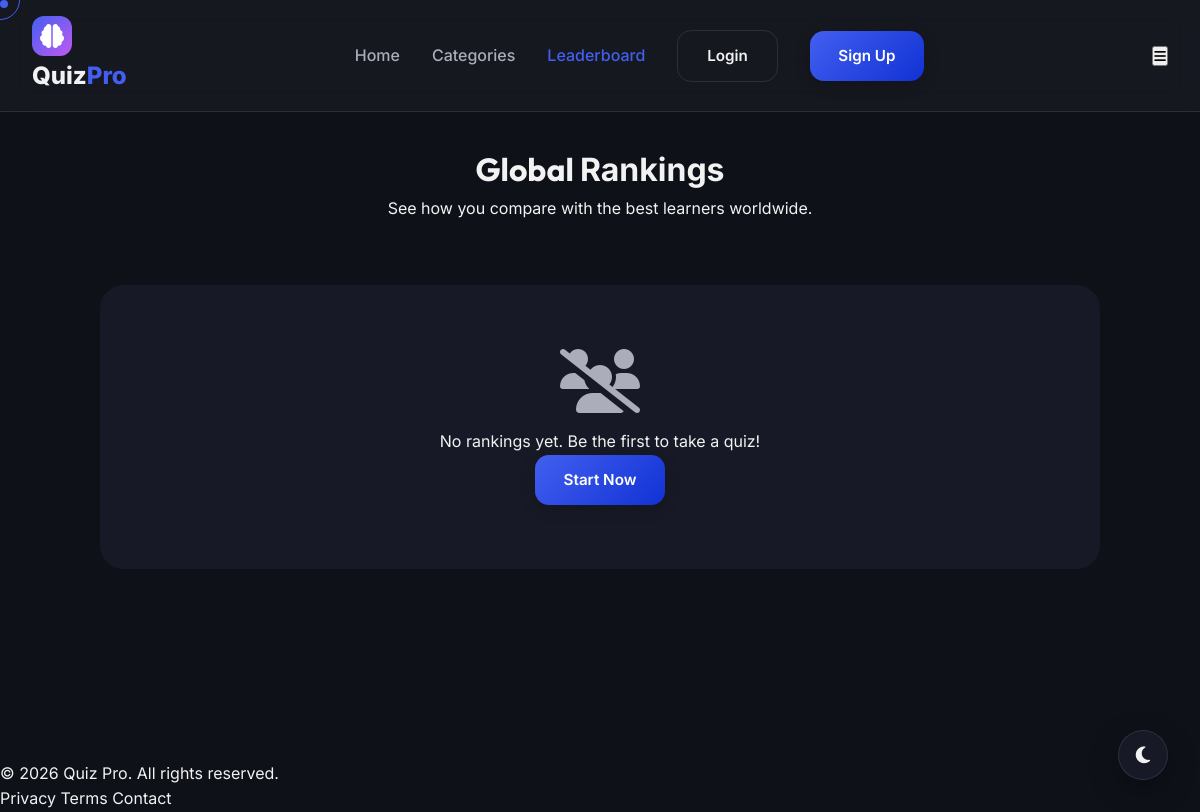
The app's page /leaderboard/, older data.
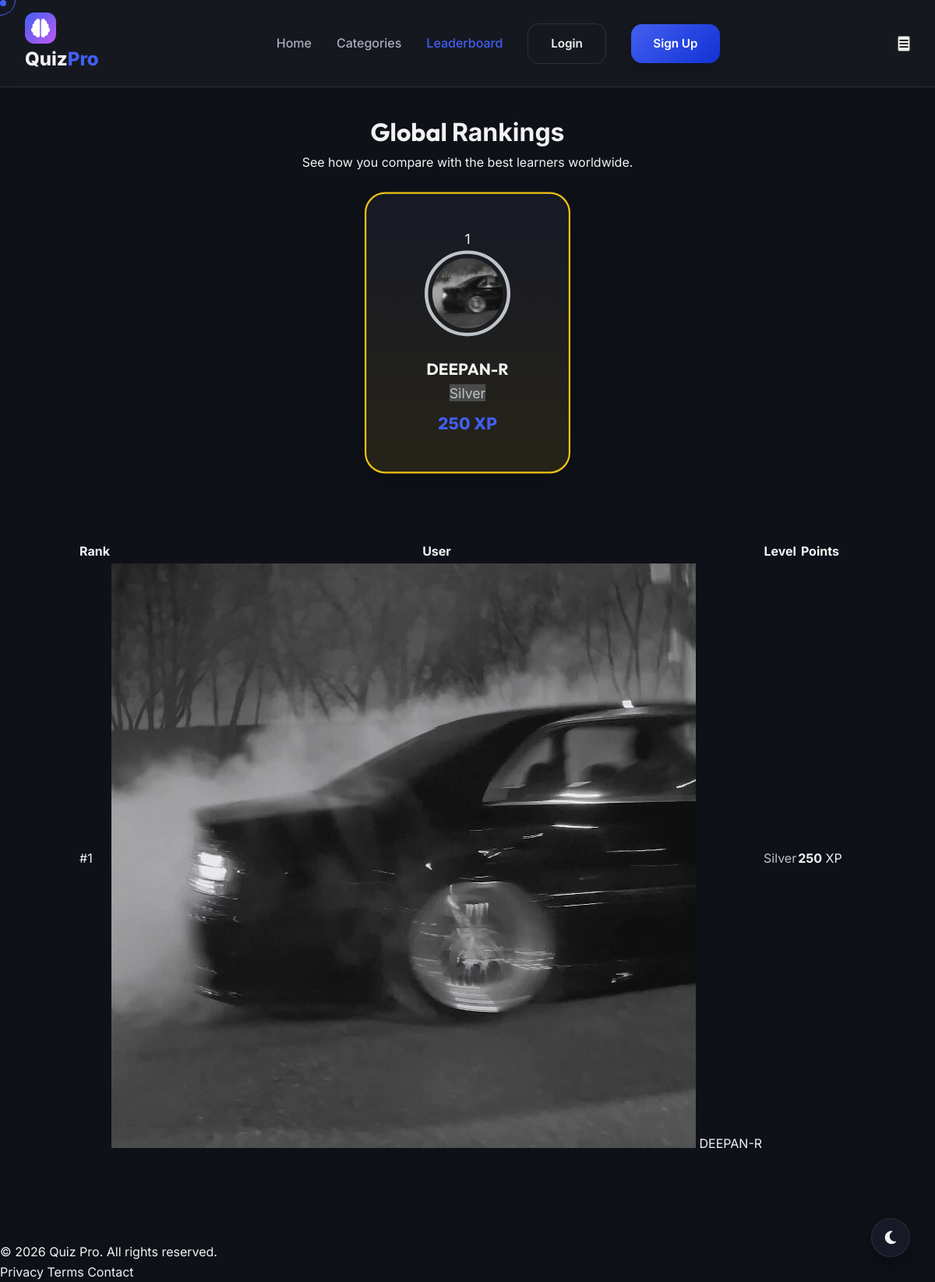
The same page, newer data.
### users/models.py (models this page shows, shortened)
class User(AbstractUser):
    ROLE_CHOICES = (
        ('admin', 'Admin'),
        ('user', 'User'),
    )
    role = models.CharField(max_length=10, choices=ROLE_CHOICES, default='user')
    email_verified = models.BooleanField(default=False)
    is_2fa_enabled = models.BooleanField(default=False)
    failed_login_attempts = models.IntegerField(default=0)
    last_login_attempt = models.DateTimeField(null=True, blank=True)
    is_locked = models.BooleanField(default=False)

class Profile(models.Model):
    user = models.OneToOneField(User, on_delete=models.CASCADE, related_name='profile')
    avatar = models.ImageField(upload_to='avatars/', null=True, blank=True)
    bio = models.TextField(max_length=500, blank=True)
    points = models.IntegerField(default=0)
    @property
    def get_rank(self):
        if self.points >= 5000: return 'Legend'
        if self.points >= 2500: return 'Diamond'
        if self.points >= 1000: return 'Platinum'
        if self.points >= 500: return 'Gold'
        if self.points >= 200: return 'Silver'
        if self.points >= 100: return 'Bronze'
        return 'Beginner'
    @property
    def rank_color(self):
        colors = {
            'Legend': '#ff3e3e', 'Diamond': '#3498db', 'Platinum': '#1abc9c',
            'Gold': '#f1c40f', 'Silver': '#bdc3c7', 'Bronze': '#cd7f32', 'Beginner': '#95a5a6'
        }
        return colors.get(self.get_rank, '#95a5a6')
    streak = models.IntegerField(default=0)
    last_quiz_date = models.DateField(null=True, blank=True)
    language_preference = models.CharField(max_length=10, default='en', choices=(('en', 'English'), ('ta', 'Tamil')))

### core/views.py (the view)
# urls.py: path('leaderboard/', views.leaderboard, name='leaderboard'),
def leaderboard(request):
    top_users = User.objects.filter(profile__isnull=False).order_by('-profile__points')[:10]
    user_rank = None
    if request.user.is_authenticated:
        all_ranks = User.objects.filter(profile__isnull=False).order_by('-profile__points')
        for i, u in enumerate(all_ranks):
            if u == request.user:
                user_rank = i + 1
                break
    return render(request, 'core/leaderboard.html', {
        'top_users': top_users,
        'user_rank': user_rank
    })

### templates/core/leaderboard.html (shortened to what this page needs)
{% extends 'base.html' %}
{% load static %}
{% block content %}
<div class="leaderboard-container">
    <div class="leaderboard-header">
        <h1>Global <span>Rankings</span></h1>
        <p>See how you compare with the best learners worldwide.</p>
    </div>
    <div class="top-three">
        {% if top_users %}
        {% for u in top_users %}
        {% if forloop.counter <= 3 %} <div class="rank-card rank-{{ forloop.counter }}"
            style="order: {% if forloop.counter == 1 %}2{% elif forloop.counter == 2 %}1{% else %}3{% endif %};">
            <div class="rank-badge">{{ forloop.counter }}</div>
            <div class="avatar-container" style="border-color: {{ u.profile.rank_color }}">
                <img src="{% if u.profile.avatar %}{{ u.profile.avatar.url }}{% else %}{% static 'images/default-avatar.png' %}{% endif %}"
                    alt="{{ u.username }}">
            </div>
            <h3>{{ u.username }}</h3>
            <span class="badge" style="background: {{ u.profile.rank_color }}44; color: {{ u.profile.rank_color }}">
                {{ u.profile.get_rank }}
            </span>
            <p class="points">{{ u.profile.points }} XP</p>
    </div>
    {% endif %}
    {% endfor %}
    {% else %}
    <div class="no-data-msg">
        <i class="fas fa-users-slash"></i>
        <p>No rankings yet. Be the first to take a quiz!</p>
        <a href="{% url 'category_list' %}" class="btn btn-primary mt-3">Start Now</a>
    </div>
    {% endif %}
</div>
<div class="leaderboard-list">
    {% if top_users %}
    <table class="rank-table">
        <thead>
            <tr>
                <th>Rank</th>
                <th>User</th>
                <th>Level</th>
                <th>Points</th>
            </tr>
        </thead>
        <tbody>
            {% for u in top_users %}
            <tr {% if u == request.user %}class="current-user" {% endif %}>
                <td>#{{ forloop.counter }}</td>
                <td class="user-cell">
                    <img src="{% if u.profile.avatar %}{{ u.profile.avatar.url }}{% else %}{% static 'images/default-avatar.png' %}{% endif %}"
                        alt="">
                    <span>{{ u.username }}</span>
                </td>
                <td><span class="rank-text" style="color: {{ u.profile.rank_color }}">{{ u.profile.get_rank }}</span>
                </td>
                <td><strong>{{ u.profile.points }}</strong> XP</td>
            </tr>
            {% endfor %}
        </tbody>
    </table>
    {% endif %}
</div>
</div>
{% endblock %}

### templates/base.html (shortened to what this page needs)
{% load static %}
<!DOCTYPE html>
<html lang="en" data-theme="dark">
<head>
    <link rel="stylesheet" href="{% static 'css/style.css' %}">
    <link rel="stylesheet" href="https://cdnjs.cloudflare.com/ajax/libs/font-awesome/6.4.0/css/all.min.css">
</head>
<body>
    <div class="cursor"></div>
    <div class="cursor-follower"></div>
    <div class="app-container">
        <nav class="navbar">
            <div class="nav-content">
                <a href="{% url 'home' %}" class="logo magnetic">
                    <span class="logo-icon"><i class="fas fa-brain"></i></span>
                    <span class="logo-text">Quiz<span>Pro</span></span>
                </a>
                <div class="nav-links">
                    <a href="{% url 'home' %}"
                        class="nav-link {% if request.resolver_match.url_name == 'home' %}active{% endif %}">Home</a>
                    <a href="{% url 'category_list' %}" class="nav-link">Categories</a>
                    <a href="{% url 'leaderboard' %}"
                        class="nav-link {% if request.resolver_match.url_name == 'leaderboard' %}active{% endif %}">Leaderboard</a>
                    {% if user.is_authenticated %}
                    <a href="{% url 'achievements' %}"
                        class="nav-link {% if request.resolver_match.url_name == 'achievements' %}active{% endif %}">Achievements</a>
                    <a href="{% url 'dashboard' %}"
                        class="nav-link {% if request.resolver_match.url_name == 'dashboard' %}active{% endif %}">Dashboard</a>
                    {% if user.is_staff %}
                    <a href="{% url 'admin_dashboard' %}" class="nav-link"><i class="fas fa-lock"></i> Admin Panel</a>
                    {% endif %}
                    <div class="user-menu">
                        <img src="{% if user.profile.avatar %}{{ user.profile.avatar.url }}{% else %}{% static 'images/default-avatar.png' %}{% endif %}"
                            alt="Profile" class="nav-avatar">
                        <div class="dropdown">
                            <a href="{% url 'profile' %}">Profile</a>
                            <a href="{% url 'achievements' %}">Badges</a>
                            <form action="{% url 'logout' %}" method="post" style="display: inline;">
                                {% csrf_token %}
                                <button type="submit" class="logout-btn">Logout</button>
                            </form>
                        </div>
                    </div>
                    {% else %}
                    <a href="{% url 'login' %}" class="btn btn-outline magnetic">Login</a>
                    <a href="{% url 'register' %}" class="btn btn-primary magnetic">Sign Up</a>
                    {% endif %}
                </div>
                <button class="mobile-menu-toggle">
                    <i class="fas fa-bars"></i>
                </button>
            </div>
        </nav>
        <main class="content-wrapper">
            {% block content %}{% endblock %}
        </main>
        <footer class="footer">
            <div class="footer-content">
                <p>&copy; 2026 Quiz Pro. All rights reserved.</p>
                <div class="footer-links">
                    <a href="#">Privacy</a>
                    <a href="#">Terms</a>
                    <a href="#">Contact</a>
                </div>
            </div>
        </footer>
    </div>
    <div class="theme-switcher">
        <button id="theme-toggle" title="Toggle Light/Dark Mode">
            <i class="fas fa-moon"></i>
        </button>
    </div>
</body>
</html>

### static/css/style.css (style rules this page uses)
:root { --primary-h: 230; --primary-s: 85%; --primary-l: 60%; --primary: hsl(var(--primary-h), var(--primary-s), var(--primary-l)); --primary-dark: hsl(var(--primary-h), var(--primary-s), 45%); --primary-light: hsl(var(--primary-h), var(--primary-s), 75%); --accent: hsl(280, 85%, 65%); --bg-dark: hsl(230, 25%, 8%); --bg-card: hsl(230, 25%, 12%); --bg-card-hover: hsl(230, 25%, 16%); --text-main: hsl(0, 0%, 95%); --text-muted: hsl(230, 10%, 70%); --border: hsl(230, 20%, 20%); --glass: rgba(255, 255, 255, 0.03); --glass-border: rgba(255, 255, 255, 0.1); --shadow-sm: 0 2px 4px rgba(0, 0, 0, 0.1); --shadow-md: 0 4px 12px rgba(0, 0, 0, 0.2); --shadow-lg: 0 10px 30px rgba(0, 0, 0, 0.3); --radius-sm: 8px; --radius-md: 14px; --radius-lg: 24px; --transition: all 0.3s cubic-bezier(0.4, 0, 0.2, 1); }
* { margin: 0; padding: 0; box-sizing: border-box; font-family: 'Inter', sans-serif; }
body { background-color: var(--bg-dark); color: var(--text-main); line-height: 1.6; overflow-x: hidden; transition: var(--transition); }
h1, h2, h3, h4, h5, h6 { font-family: 'Outfit', sans-serif; font-weight: 700; }
a { text-decoration: none; color: inherit; transition: var(--transition); }
.app-container { min-height: 100vh; display: flex; flex-direction: column; }
.content-wrapper { flex: 1; padding: 2rem; max-width: 1400px; margin: 0 auto; width: 100%; }
.navbar { background: var(--glass); backdrop-filter: blur(12px); border-bottom: 1px solid var(--glass-border); padding: 1rem 2rem; position: sticky; top: 0; z-index: 1000; }
.nav-content { max-width: 1400px; margin: 0 auto; display: flex; justify-content: space-between; align-items: center; }
.logo { display: flex; align-items: center; gap: 0.8rem; font-size: 1.5rem; font-weight: 800; font-family: 'Outfit', sans-serif; }
.logo-icon { background: linear-gradient(135deg, var(--primary), var(--accent)); width: 40px; height: 40px; display: flex; align-items: center; justify-content: center; border-radius: 12px; color: white; box-shadow: 0 4px 15px rgba(var(--primary-h), var(--primary-s), 50%, 0.3); }
.logo-text span { color: var(--primary); }
.nav-links { display: flex; align-items: center; gap: 2rem; }
.nav-link { font-weight: 500; color: var(--text-muted); }
.nav-link:hover, .nav-link.active { color: var(--primary); }
.btn { padding: 0.8rem 1.8rem; border-radius: var(--radius-md); font-weight: 600; cursor: pointer; border: none; display: inline-flex; align-items: center; gap: 0.6rem; font-size: 0.95rem; }
.btn-primary { background: linear-gradient(135deg, var(--primary), var(--primary-dark)); color: white; box-shadow: 0 4px 15px rgba(0, 0, 0, 0.2); }
.btn-outline { background: transparent; border: 1px solid var(--glass-border); color: var(--text-main); }
.theme-switcher { position: fixed; bottom: 2rem; right: 2rem; z-index: 1000; }
#theme-toggle { width: 50px; height: 50px; border-radius: 50%; background: var(--bg-card); border: 1px solid var(--glass-border); color: var(--text-main); cursor: pointer; box-shadow: var(--shadow-lg); display: flex; align-items: center; justify-content: center; font-size: 1.2rem; }
.cursor { width: 8px; height: 8px; background: var(--primary); border-radius: 50%; position: fixed; pointer-events: none; z-index: 10000; transition: transform 0.1s ease; }
.cursor-follower { width: 40px; height: 40px; border: 1px solid var(--primary); border-radius: 50%; position: fixed; pointer-events: none; z-index: 9999; transition: transform 0.2s cubic-bezier(0.17, 0.67, 0.83, 0.67), background 0.3s ease; }
.magnetic { display: inline-block; transition: transform 0.3s cubic-bezier(0.23, 1, 0.32, 1); }
.btn, .card, .nav-link, .logo { position: relative; transition: var(--transition); }
body { cursor: none; }
a, button { cursor: none !important; }

Row changes from the older to the newer data that the page shows:
added User: avatar (picture), username "DEEPAN-R", profile.get_rank "Silver", profile.points "250"
Text that changed along with them:
text no longer shown: "No rankings yet. Be the first to take a quiz! Start Now"
text now shown: "Rank User Level Points"
